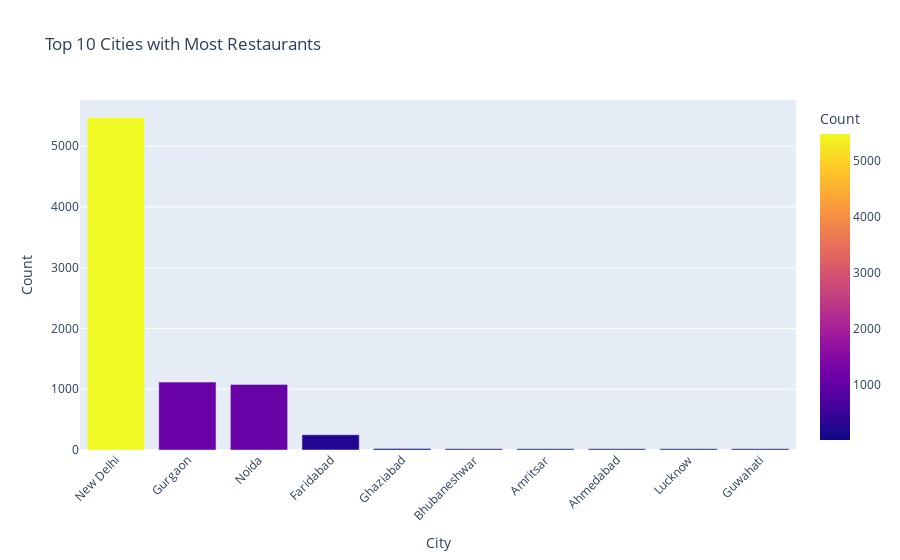

Source (notebook cell):
### Code cell
import pandas as pd

# Group by City and count the number of restaurants in each city
city_counts = dataset['City'].value_counts().reset_index()
city_counts.columns = ['City', 'Count']

# Get the top 10 cities with the most restaurants
top_10_cities = city_counts.head(10)

# Display the top 10 cities
print(top_10_cities)

# If you want to plot this as a bar chart using Plotly
import plotly.express as px

fig = px.bar(top_10_cities, x='City', y='Count', title='Top 10 Cities with Most Restaurants', color='Count')
fig.update_layout(xaxis_tickangle=-45)
fig.show()

### Figure 1 — Plotly figure (JSON) as saved in the notebook; plotly's stock layout.template omitted (floating-point values rounded to 4 significant figures)
{"data": [{"alignmentgroup": "True", "hovertemplate": "City=%{x}<br>Count=%{marker.color}<extra></extra>", "legendgroup": "", "marker": {"color": [5473, 1118, 1080, 251, 25, 21, 21, 21, 21, 21], "coloraxis": "coloraxis", "pattern": {"shape": ""}}, "name": "", "offsetgroup": "", "orientation": "v", "showlegend": false, "textposition": "auto", "type": "bar", "x": ["New Delhi", "Gurgaon", "Noida", "Faridabad", "Ghaziabad", "Bhubaneshwar", "Amritsar", "Ahmedabad", "Lucknow", "Guwahati"], "xaxis": "x", "y": [5473, 1118, 1080, 251, 25, 21, 21, 21, 21, 21], "yaxis": "y"}], "layout": {"barmode": "relative", "coloraxis": {"colorbar": {"title": {"text": "Count"}}, "colorscale": [[0, "#0d0887"], [0.1111, "#46039f"], [0.2222, "#7201a8"], [0.3333, "#9c179e"], [0.4444, "#bd3786"], [0.5556, "#d8576b"], [0.6667, "#ed7953"], [0.7778, "#fb9f3a"], [0.8889, "#fdca26"], [1, "#f0f921"]]}, "legend": {"tracegroupgap": 0}, "title": {"text": "Top 10 Cities with Most Restaurants"}, "xaxis": {"anchor": "y", "domain": [0, 1], "tickangle": -45, "title": {"text": "City"}}, "yaxis": {"anchor": "x", "domain": [0, 1], "title": {"text": "Count"}}}}
